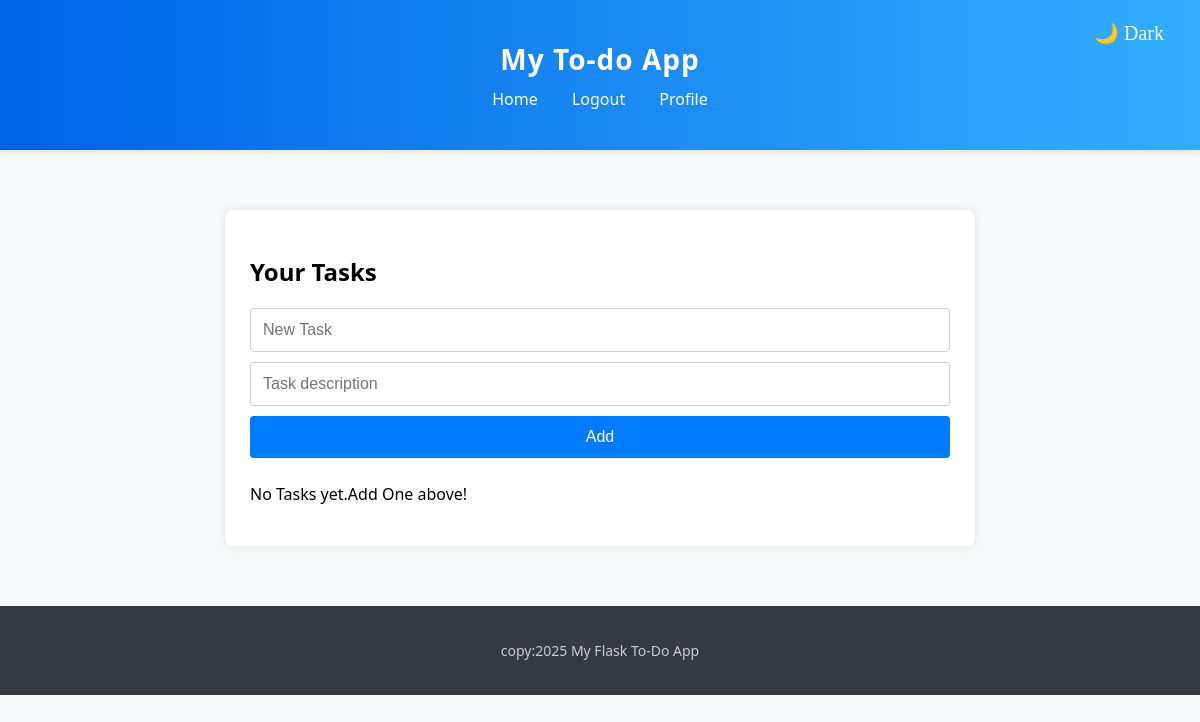
The page / (signed in) on the database as committed earlier.
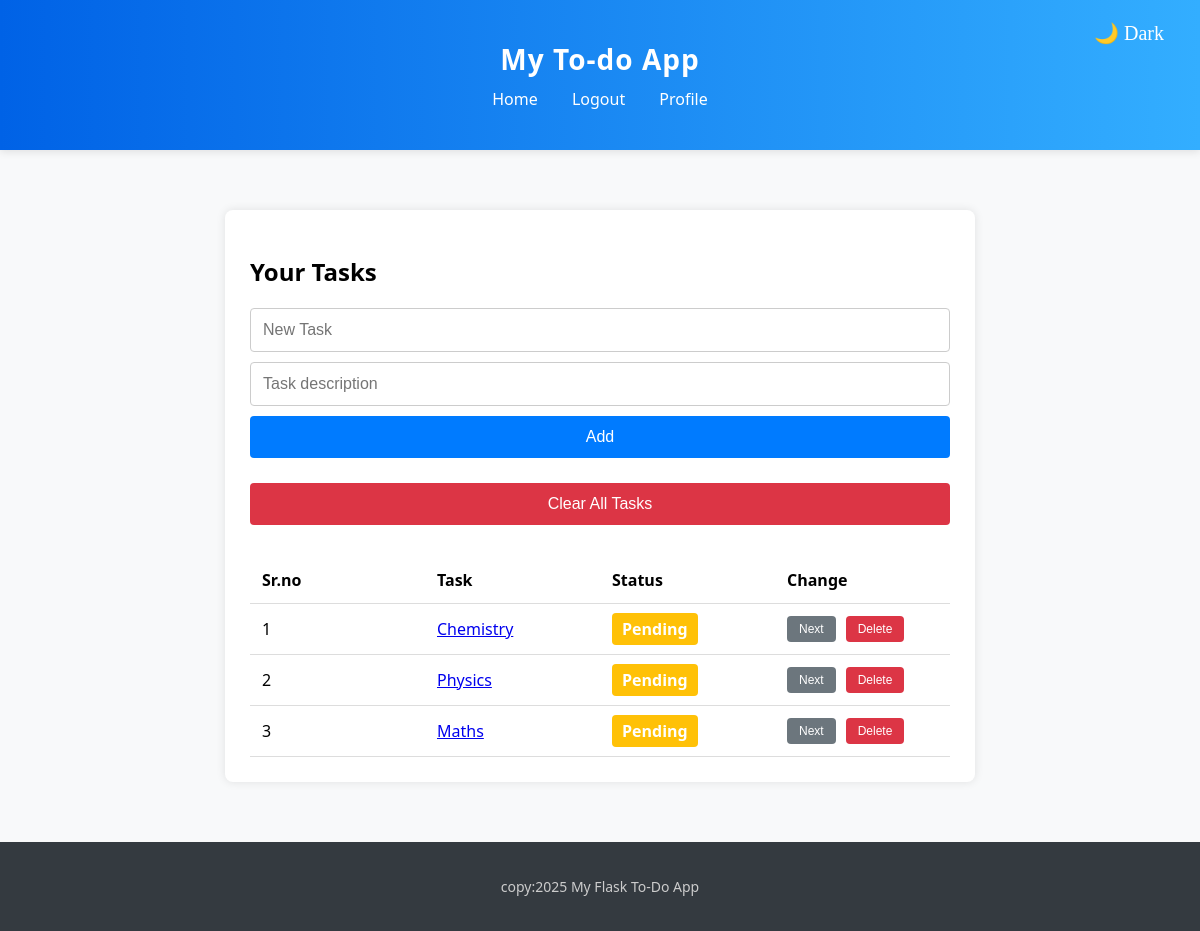
The same page on the database as committed later.
### app/models.py (models this page shows)
class Task(db.Model):
    __tablename__='task'
    id=db.Column(db.Integer, primary_key=True)
    title=db.Column(db.String(100), nullable=False)
    description=db.Column(db.String(300), nullable=False)
    status=db.Column(db.String(20), default="Pending")
    user_id = db.Column(db.Integer, db.ForeignKey('register.uid'), nullable=False)

### app/routes/tasks.py (the view)
@tasks_bp.route('/')
def view_tasks():
    if 'user_id' not in session:
        return redirect(url_for('auth.login'))
    tasks = Task.query.filter_by(user_id=session['user_id']).all()
    return render_template('tasks.html',tasks=tasks)

### app/templates/tasks.html (shortened to what this page needs)
{% extends "base.html" %}
{% block content %}
    <div class="task-box">
        <h2>Your Tasks</h2>
        <form action="{{url_for('tasks.add_task')}}" method="post" class="task-form">
            <input type="text" name="title" placeholder="New Task" required>
             <input type="text" name="description" placeholder="Task description" required>
            <button type="submit" class="btn">Add</button>
        </form>
        {% if tasks %}
        <form action="{{url_for('tasks.clear_tasks')}}" method="post">
            <button type="submit" class="btn btn-clear" style="width: 100%;">Clear All Tasks</button>
        </form>
        <br>
        <table class="task-table">
            <thead>
                <tr>
                    <th>Sr.no</th>
                    <th>Task</th>
                    <th>Status</th>
                    <th>Change</th>
                </tr>
            </thead>
            <tbody>
                {% for task in tasks  %}
                <tr>
                    <td>{{loop.index}}</td>
                    <td><a href="{{url_for('tasks.description',task_id=task.id)}}">{{task.title}}</a></td>
                    <td>
                        <span class="badge {{task.status|lower}}">{{task.status}}</span>
                    </td>
                    <td>
                        <div class="cont" style="display: flex;gap: 10px;/* max-width: 85px; */flex-direction: row;flex-wrap: wrap;" >
                        <form action="{{url_for('tasks.toggle_status',task_id=task.id)}}" method="post">
                            <button class="btn-small" type="submit">Next</button>
                        </form>
                        <form action="{{url_for('tasks.delete',task_id=task.id)}}" method="post">
                            <button class=" btn-delete" type="submit" style="border: none; font-size: 12px;">Delete</button>
                        </form>
                        </div>
                    </td>
                </tr>
                {% endfor %}
            </tbody>
        </table>
        {% else %}
        <p>No Tasks yet.Add One above!</p>
        {% endif %}
    </div>
{% endblock %}

Rows that differ between the two databases and show on the page:
added Task: title "Chemistry", status "Pending"
added Task: title "Physics", status "Pending"
added Task: title "Maths", status "Pending"
Other text that changed with them:
text no longer shown: "No Tasks yet.Add One above!"
text now shown: "Clear All Tasks Sr.no Task Status Change"
